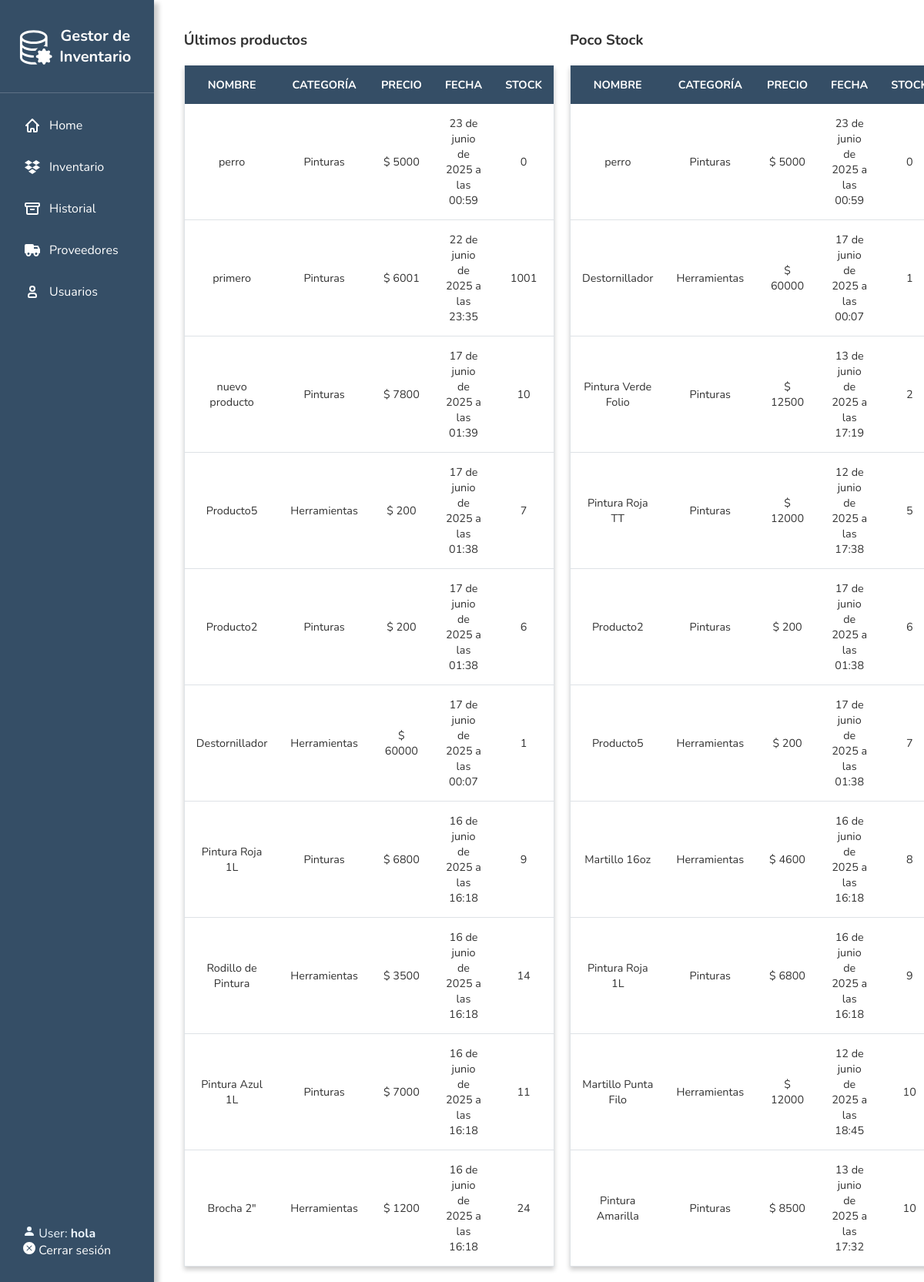
/index (signed in), run on an earlier commit of the app's database.
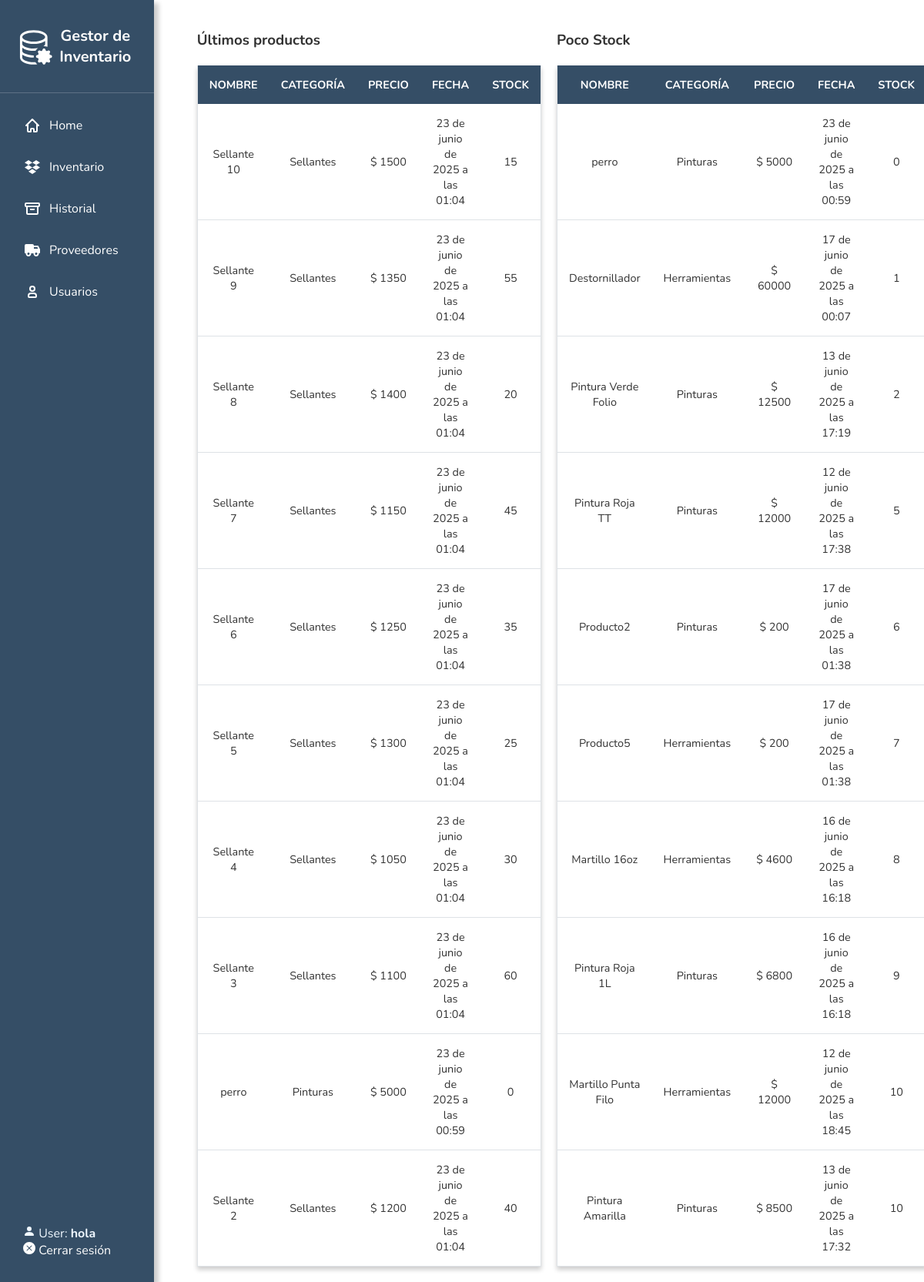
And on a later commit of the database.
### inventory/models.py (models this page shows, shortened)
class Producto(models.Model):
    name = models.CharField(max_length=200, default='Sin nombre')
    type = models.CharField(max_length=200, blank=False)
    price = models.IntegerField()
    stock = models.IntegerField(default=0)
    codigo_barras = models.CharField(max_length=50, null=True, blank=True)
    choices = (
        ('AVAILABLE', 'Item ready to be purchased'),
        ('SOLD', 'Item already purchased'),
        ('RESTOCKING', 'Item restocking in a few days')
    )
    status = models.CharField(max_length=10, choices=choices, default='SOLD')
    issues = models.CharField(max_length=50, default="No Issues")
    date_added = models.DateTimeField(default=now, editable=False)
    class Meta:
        abstract = True

class Pinturas(Producto):
    pass

class Herramientas(Producto):
    pass

class Sellantes(Producto):
    pass

### inventory/views.py (the view)
# urls.py: re_path(r'index$', index, name='index'),
@login_required
def index(request):
    try:
        sellantes = Sellantes.objects.all()
    except OperationalError:
        sellantes = []
    try:
        herramientas = Herramientas.objects.all()
    except OperationalError:
        herramientas = []
    try:
        pinturas = Pinturas.objects.all()
    except OperationalError:
        pinturas = []
    all_items = [
        {"item": sellante, "category": "Sellantes"} for sellante in sellantes
    ] + [
        {"item": herramienta, "category": "Herramientas"} for herramienta in herramientas
    ] + [
        {"item": pintura, "category": "Pinturas"} for pintura in pinturas
    ]
    latest_items = sorted(
        all_items,
        key=lambda x: getattr(x["item"], "id", None) or 0,
        reverse=True
    )[:10]
    least_stock_items = sorted(
        all_items,
        key=lambda x: getattr(x["item"], "stock", None) if getattr(x["item"], "stock", None) is not None else float('inf')
    )[:10]
    context = {
        'latest_items': latest_items,
        'least_stock_items': least_stock_items,
    }
    return render(request, 'inv/index.html', context)

### inventory/templates/inv/index.html (shortened to what this page needs)
{% extends 'inv/base.html' %}
{% block body %}
<div class="table-container">
  <div class="table-wrapper">
    <h3>Últimos productos</h3>
    <table class="table table-hover">
      <thead>
        <tr>
          <th>Nombre</th>
          <th>Categoría</th>
          <th>Precio</th>
          <th>Fecha</th>
          <th>Stock</th>
        </tr>
      </thead>
      <tbody>
        {% for entry in latest_items %}
        <tr>
          <td>{{ entry.item.name }}</td>
          <td>{{ entry.category }}</td>
          <td>$ {{ entry.item.price }}</td>
          <td>{{ entry.item.date_added }}</td>
          <td>{{ entry.item.stock }}</td>
        </tr>
        {% empty %}
        <tr>
          <td colspan="5" class="text-center">No hay productos en el inventario.</td>
        </tr>
        {% endfor %}
      </tbody>
    </table>
  </div>
  <div class="table-wrapper">
    <h3>Poco Stock</h3>
    <table class="table table-hover">
      <thead>
        <tr>
          <th>Nombre</th>
          <th>Categoría</th>
          <th>Precio</th>
          <th>Fecha</th>
          <th>Stock</th>
        </tr>
      </thead>
      <tbody>
        {% for entry in least_stock_items %}
        <tr>
          <td>{{ entry.item.name }}</td>
          <td>{{ entry.category }}</td>
          <td>$ {{ entry.item.price }}</td>
          <td>{{ entry.item.date_added }}</td>
          <td>{{ entry.item.stock }}</td>
        </tr>
        {% empty %}
        <tr>
          <td colspan="5" class="text-center">No hay productos en el inventario.</td>
        </tr>
        {% endfor %}
      </tbody>
    </table>
  </div>
</div>
{% endblock %}

What changed in the data, as far as the page shows it:
no longer on this page (row unchanged): Pinturas: item.name "primero", category "Pinturas", item.price "6001", item.date_added "22 de junio de 2025 a las 23:35", item.stock "1001", shown under "Últimos productos"
no longer on this page (row unchanged): Pinturas: item.name "nuevo producto", category "Pinturas", item.price "7800", item.date_added "17 de junio de 2025 a las 01:39", item.stock "10", shown under "Últimos productos"
no longer on this page (row unchanged): Herramientas: item.name "Rodillo de Pintura", category "Herramientas", item.price "3500", item.date_added "16 de junio de 2025 a las 16:18", item.stock "14"
no longer on this page (row unchanged): Pinturas: item.name "Pintura Azul 1L", category "Pinturas", item.price "7000", item.date_added "16 de junio de 2025 a las 16:18", item.stock "11", shown under "Últimos productos"
no longer on this page (row unchanged): Herramientas: item.name "Brocha 2\"", category "Herramientas", item.price "1200", item.date_added "16 de junio de 2025 a las 16:18", item.stock "24"
no longer on one of the page's lists (row unchanged): Herramientas: item.name "Destornillador", category "Herramientas", item.price "60000", item.date_added "17 de junio de 2025 a las 00:07", item.stock "1"
no longer on one of the page's lists (row unchanged): Pinturas: item.name "Producto2", category "Pinturas", item.price "200", item.date_added "17 de junio de 2025 a las 01:38", item.stock "6"
no longer on one of the page's lists (row unchanged): Herramientas: item.name "Producto5", category "Herramientas", item.price "200", item.date_added "17 de junio de 2025 a las 01:38", item.stock "7"
no longer on one of the page's lists (row unchanged): Pinturas: item.name "Pintura Roja 1L", category "Pinturas", item.price "6800", item.date_added "16 de junio de 2025 a las 16:18", item.stock "9"
added Sellantes: item.name "Sellante 10", category "Sellantes", item.price "1500", item.date_added "23 de junio de 2025 a las 01:04", item.stock "15"
added Sellantes: item.name "Sellante 9", category "Sellantes", item.price "1350", item.date_added "23 de junio de 2025 a las 01:04", item.stock "55"
added Sellantes: item.name "Sellante 8", category "Sellantes", item.price "1400", item.date_added "23 de junio de 2025 a las 01:04", item.stock "20"
added Sellantes: item.name "Sellante 7", category "Sellantes", item.price "1150", item.date_added "23 de junio de 2025 a las 01:04", item.stock "45"
added Sellantes: item.name "Sellante 6", category "Sellantes", item.price "1250", item.date_added "23 de junio de 2025 a las 01:04", item.stock "35"
added Sellantes: item.name "Sellante 5", category "Sellantes", item.price "1300", item.date_added "23 de junio de 2025 a las 01:04", item.stock "25"
added Sellantes: item.name "Sellante 4", category "Sellantes", item.price "1050", item.date_added "23 de junio de 2025 a las 01:04", item.stock "30"
added Sellantes: item.name "Sellante 3", category "Sellantes", item.price "1100", item.date_added "23 de junio de 2025 a las 01:04", item.stock "60"
added Sellantes: item.name "Sellante 2", category "Sellantes", item.price "1200", item.date_added "23 de junio de 2025 a las 01:04", item.stock "40"
